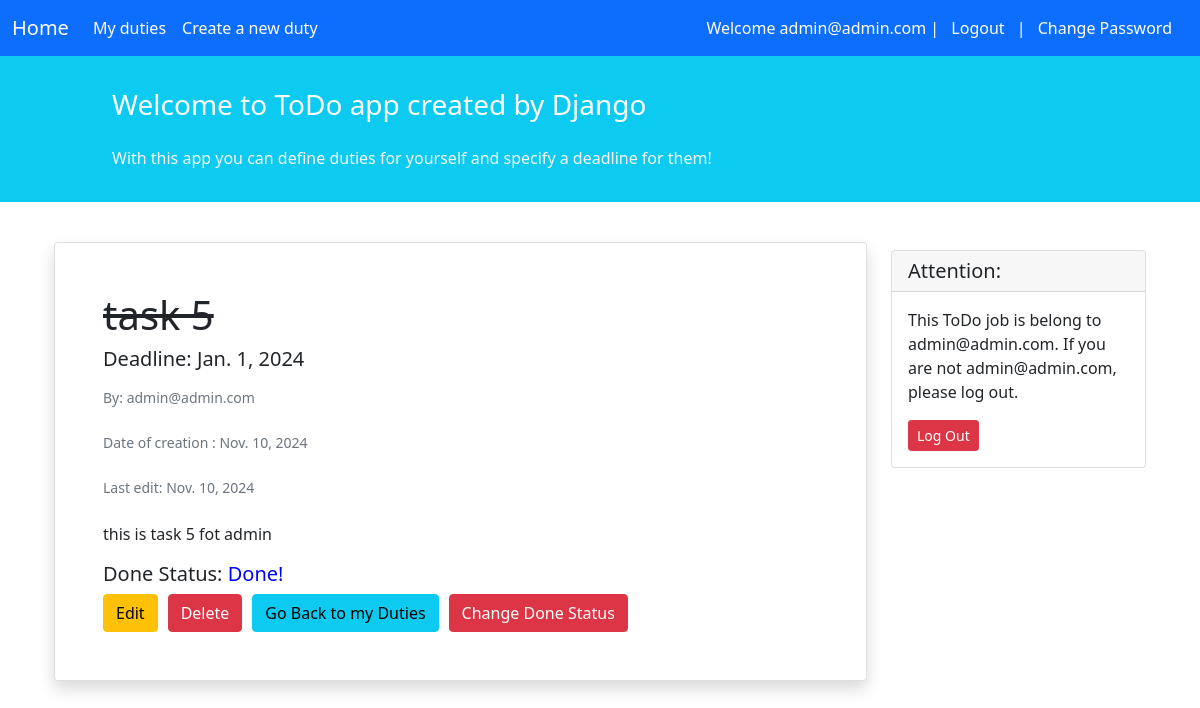
/duties/6/ (signed in), run on the app's committed database.
### accounts/models.py (models this page shows, shortened)
class CustomUser(AbstractBaseUser, PermissionsMixin):
    email = models.EmailField(max_length=255, unique=True)
    is_superuser = models.BooleanField(default=False)
    is_staff = models.BooleanField(default=False)
    is_active = models.BooleanField(default=True)
    USERNAME_FIELD = 'email'
    objects = CustomUserManager()
    created_date = models.DateTimeField(auto_now_add=True)
    updated_date = models.DateTimeField(auto_now=True)

class Profile(models.Model):
    user = models.ForeignKey(CustomUser, on_delete=models.CASCADE)
    first_name = models.CharField(max_length=255)
    last_name = models.CharField(max_length=255)
    created_date = models.DateTimeField(auto_now_add=True)
    updated_date = models.DateTimeField(auto_now=True)
    def __str__(self):
        return self.user.email

### duties/models.py (models this page shows, shortened)
class Duty(models.Model):
    DONE_STATUS_CHOICES = (
        ('don', 'Done'),
        ('not', 'Not done')
    )
    author = models.ForeignKey('accounts.Profile', on_delete=models.CASCADE)
    title = models.CharField(max_length=255)
    description = models.TextField(blank=True, null=True)
    done_status = models.CharField(choices=DONE_STATUS_CHOICES, max_length=3)
    deadline_date = models.DateField()
    created_date = models.DateTimeField(auto_now_add=True)
    updated_date = models.DateTimeField(auto_now=True)
    def __str__(self):
        return self.title

### duties/views.py (the view)
# urls.py: path('<int:pk>/', views.DutyDetailView.as_view(), name='duty_detail'),
class DutyDetailView(LoginRequiredMixin, DetailView):
    model = Duty
    template_name = 'duties/duty_detail.html'
    context_object_name = 'duty'
    def get_queryset(self):
        profile = get_object_or_404(Profile, user=self.request.user)
        return Duty.objects.filter(author=profile)

### templates/duties/duty_detail.html (shortened to what this page needs)
{% extends '_base.html' %}
{% load humanize %}
{% block content %}
<div class="container mt-4">
    <div class="row">
        <div class="col-9">
            <div class="card shadow my-3 p-5">
                {% if duty.done_status == 'not' %}
                <h1>{{duty}}</h1>
                {% else %}
                <h1><del>{{duty}}</del></h1>
                {% endif %}
                <h5 class="card-title">Deadline: {{ duty.deadline_date|naturalday }}</h5>
                <p class="small text-muted mt-2">By: {{ duty.author }}</p>
                <p class="small text-muted mt-2">Date of creation : {{ duty.created_date|naturalday }}</p>
                <p class="small text-muted mt-2">Last edit: {{ duty.updated_date|naturalday }}</p>
                <p class="mt-2">{{ duty.description }}</p>
                <h5 class="card-title">Done Status:
                    {% if duty.done_status == 'not' %}
                    <span style="color: red;">Not Done Yet!</span>
                    {% else %} <span style="color: blue;">Done!</span>
                    {% endif %}
                    {% now "Y-m-d" as todays_date %}
                </h5>
                <div style="display: flex; gap: 10px;">
                    <a class="btn btn-warning" href="{% url 'duty_update' pk=duty.id %}">Edit</a>
                    <a class="btn btn-danger" href="{% url 'duty_delete' pk=duty.id %}">Delete</a>
                    <a class="btn btn-info" href="{% url 'duty_list' %}">Go Back to my Duties</a>
                    <form method="post" action="{% url 'change_status' pk=duty.id %}">
                        <button class="btn btn-danger" type="submit">Change Done Status</button>
                    </form>
                </div>
            </div>
        </div>
        <div class="col-3">
                <div class="card my-4">
                    <h5 class="card-header">Attention:</h5>
                    <div class="card-body">
                        <p class="card-text">
                            This ToDo job is belong to {{request.user.email}}. If you are not {{request.user.email}}, please log out.
                            </p>
                        <a href="{% url "logout" %}"
                           class="btn btn-sm btn-danger">
                            Log Out
                        </a>
                    </div>
                </div>
        </div>
    </div>
</div>
{% endblock content %}

### templates/_base.html (shortened to what this page needs)
<!doctype html>
<html lang="en">
<head>
    <link href="https://cdn.jsdelivr.net/npm/bootstrap@5.1.3/dist/css/bootstrap.min.css" rel="stylesheet"
>
</head>
<body>
<nav class="navbar navbar-expand-lg navbar-dark bg-primary">
    <div class="container-fluid">
        <a class="navbar-brand" href="{% url 'home' %}">Home</a>
        <div class="collapse navbar-collapse" id="navbarNavAltMarkup">
            <div class="navbar-nav">
                <a class="nav-link active" aria-current="page" href="{% url 'duty_list' %}">My duties</a>
                <a class="nav-link active" href="{% url 'duty_create' %}">Create a new duty</a>
            </div>
        </div>
        {% if user.is_authenticated %}
        <div class="mx-2 text-white">Welcome {{user.email}} | <a class="mx-2 text-white text-decoration-none" href="{% url 'logout' %}">Logout</a> | <a class="mx-2 text-white text-decoration-none" href="{%url 'password_change' %}">Change Password</a></div>
        {% endif %}
    </div>
</nav>
<div class="container-fluid bg-info">
    <div class="row py-3">
        <div class="col-md-8 col-md-10 mx-auto">
            <h3 class="my-4 mt-3 text-white">Welcome to ToDo app created by Django</h3>
            <p class="text-light">With this app you can define duties for yourself and specify a deadline for them!</p>
        </div>
    </div>
</div>
<div class="container mt-3">
    {% block content %}
    {% endblock content %}
</div>
</body>
</html>

### data on the page
CustomUser: email "admin@admin.com", user.email "admin@admin.com"
Duty: title "task 5", deadline_date "Jan. 1, 2024", author "admin@admin.com", created_date "Nov. 10, 2024", updated_date "Nov. 10, 2024", description "this is task 5 fot admin"
